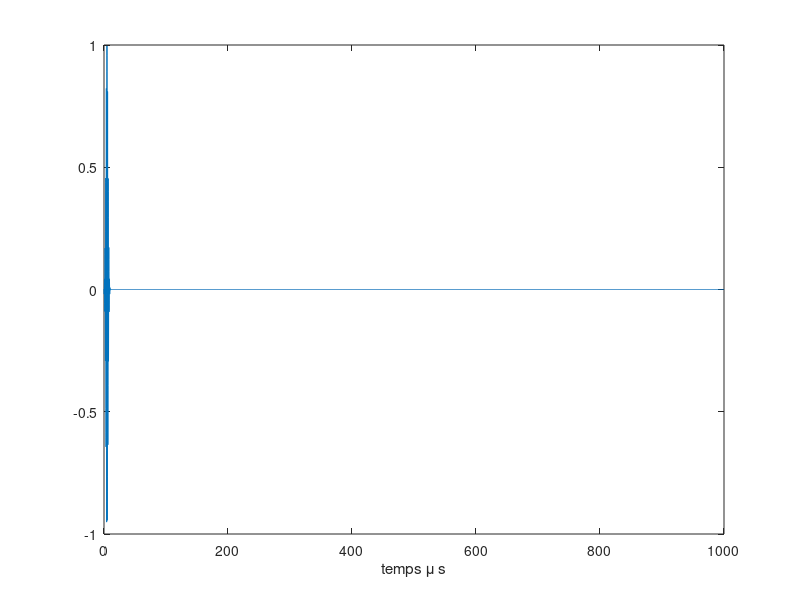

Here is the MATLAB script that generated this plot:
clear
% Fréquence du générateur (fréquence de répétition du signal)
fp = 1000;
% Période de répétition du signal
Tp = 1/fp;
%Nombre de points du signal
N = (0:(2^14-1));
%Vecteur temporel
t = Tp/length(N)*N;
%Fréquence d'échantillonnage
fe = length(N)/Tp;
%Fréquence centrale du signal
fc = 1e6;
%variance de la Gaussienne
sigmaf = fc/10;
%variance de la Gaussienne temporelle
sigmat = 1/2/pi/sigmaf;
%temps de "départ"
t0 = 3*sigmat;
%Signal
A = cos(2*pi*fc*(t-t0)).*exp(-(t-t0).^2/2/sigmat^2);
figure
plot(t*1e6,A)
xlabel('temps \mu s')
%%
%
%audiowrite('umpuslion_5_periodes_fc50kHz_frepetition_100Hz.wav',A,fe)

audiowrite('impulsion_5_periodes_fc1Mhz_frepetition_1000Hz.wav',A,fe)


%Ecriture d'un fichier .DAT
%tamere = fopen('tamerelachienne.tps','w');
%connard = fwrite(tamere,A);
%DA = fclose(tamere);
